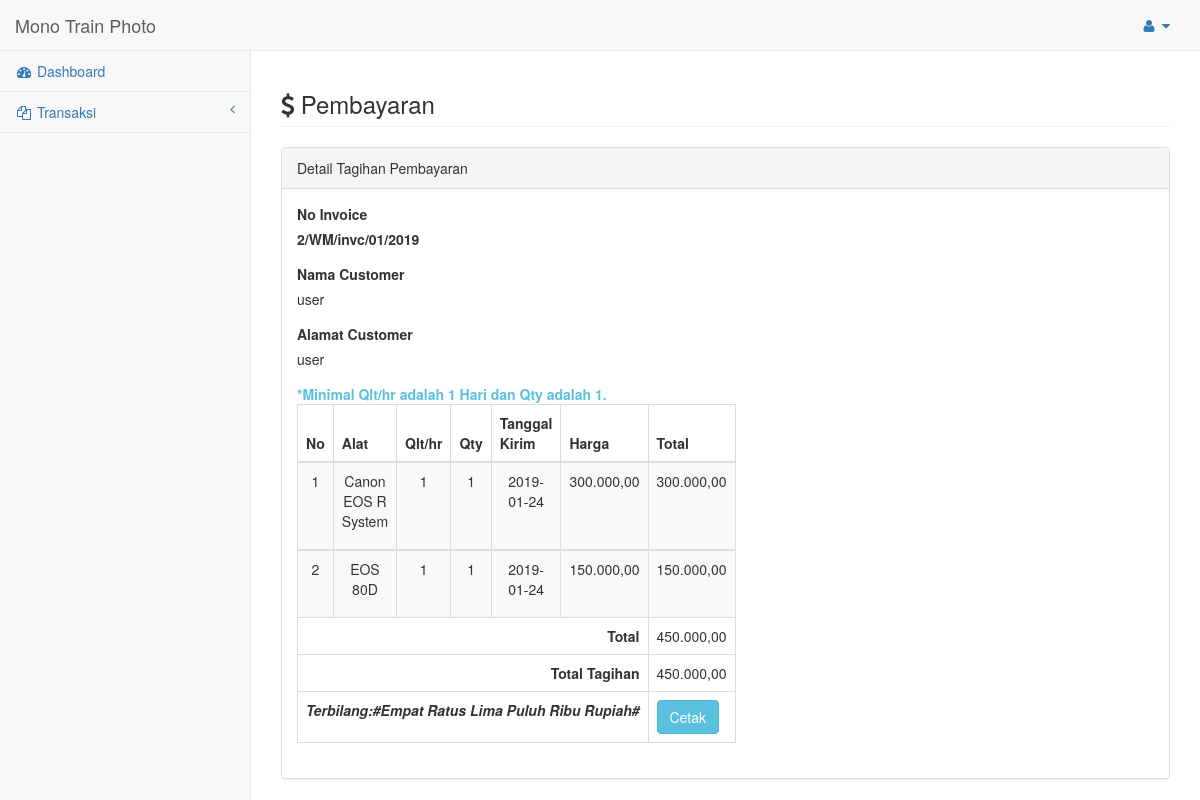
Page /main/index.php?view=pembayaran_detail_user&id_sewa=2 (signed in) on the committed database.
### tables this page shows
CREATE TABLE `sewa` (
  `sewa_id` int(100) NOT NULL,
  `sewa_id_user` int(100) NOT NULL,
  `sewa_status` int(2) NOT NULL,
  `sewa_invoice` varchar(100) NOT NULL,
  `sewa_customer` varchar(100) NOT NULL,
  `sewa_alamat` text NOT NULL
);

CREATE TABLE `detail_sewa` (
  `id_sewa` int(100) NOT NULL,
  `id_ab` int(100) NOT NULL,
  `jumlah_jam` int(100) NOT NULL,
  `qty` int(100) NOT NULL,
  `tanggal_kirim` date NOT NULL,
  `harga` int(100) NOT NULL,
  `total` int(100) NOT NULL,
  `status_peminjaman` int(100) NOT NULL COMMENT '0 : Dalam masa penyewaan 1 : dikembalikan'
);

CREATE TABLE `camera` (
  `cm_id` int(100) NOT NULL,
  `cm_nama` varchar(100) NOT NULL,
  `cm_harga` int(100) NOT NULL,
  `cm_keterangan` text NOT NULL,
  `cm_status` int(10) NOT NULL,
  `cm_kategori_id` int(100) NOT NULL,
  `cm_foto` varchar(100) DEFAULT NULL,
  `cm_jumlah_ketersediaan` int(100) NOT NULL
);

### main/template/page.php (called while the page is built)
<?php
include_once 'header.php';
include_once 'footer.php';
?>

### main/view/konversi.php (called while the page is built, shortened)
<?php
function kekata($x) {
	$x = abs($x);
	$angka = array("", "satu", "dua", "tiga", "empat", "lima",
		"enam", "tujuh", "delapan", "sembilan", "sepuluh", "sebelas");
	$temp = "";
		if ($x <12) {
			$temp = " ". $angka[$x];
			} else if ($x <20) {
				$temp = kekata($x - 10). " belas";
				} else if ($x <100) {
					$temp = kekata($x/10)." puluh". kekata($x % 10);
					} else if ($x <200) {
						$temp = " seratus" . kekata($x - 100);
						} else if ($x <1000) {
							$temp = kekata($x/100) . " ratus" . kekata($x % 100);
							} else if ($x <2000) {
								$temp = " seribu" . kekata($x - 1000);
								} else if ($x <1000000) {
									$temp = kekata($x/1000) . " ribu" . kekata($x % 1000);
									} else if ($x <1000000000) {
										$temp = kekata($x/1000000) . " juta" . kekata($x % 1000000);
										} else if ($x <1000000000000) {
											$temp = kekata($x/1000000000) . " milyar" . kekata(fmod($x,1000000000));
											} else if ($x <1000000000000000) {
												$temp = kekata($x/1000000000000) . " trilyun" . kekata(fmod($x,1000000000000));
											}
											return $temp;
										}
										function terbilang($x, $style=4) {
											if($x<0) {
												$hasil = "minus ". trim(kekata($x));
												} else {
													$hasil = trim(kekata($x));
												}
												switch ($style) {
													case 3:
													$hasil = ucwords($hasil);
													break;
												}
												return $hasil;
											}
											?>

### main/proses/pembayaran/user/detail.php (the view, shortened to what this page needs)
<?php
include_once 'template/menu/menu_user.php';
include_once 'view/konversi.php';
$detail_sewa = mysql_fetch_array(mysql_query("SELECT * FROM sewa s
	join detail_sewa ds on ds.id_sewa = s.sewa_id
	join camera ab on ab.cm_id = ds.id_ab
	left join bayar b on b.bayar_sewa_id = s.sewa_id
	where s.sewa_id = '$_GET[id_sewa]'
	"));
function rupiah($jml) {
	$int = number_format($jml, 2, ',','.');
	return $int;
}
?>
<div id="page-wrapper">
	<div class="row">
		<div class="col-lg-12" align="left">
			<h3 class="page-header"><i class="fa fa-dollar">&nbsp;</i>Pembayaran</h3>
		</div>
	</div>
	<div class="row">
		<div class="col-lg-12">
			<div class="panel panel-default">
				<div class="panel-heading">
					Detail Tagihan Pembayaran
				</div>
				<div class="panel-body">
					<div class="row">
						<div class="col-lg-6">
							<form role="form" method="post" action="index.php?view=pembayaran_add" enctype="multipart/form-data">
								<div class="form-group">
									<label>No Invoice</label>
									<p><b><?php echo $detail_sewa['sewa_invoice'];?></b></p>
								</div>
								<div class="form-group">
									<label>Nama Customer</label>
									<p><?php echo $detail_sewa['sewa_customer'];?></p>
								</div>
								<div class="form-group">
									<label>Alamat Customer</label>
									<p><?php echo $detail_sewa['sewa_alamat'];?></p>
								</div>
								<div class="form-group">
									<div class="form-group">
										<span style="color:#5bc0de"><b>*Minimal Qlt/hr adalah 1 Hari dan Qty adalah 1.</b></span>
		<table id="tableAlatBerat" class="table table-striped table-bordered table-hover">
			<thead>
				<tr>
					<th>No</th>
					<th>Alat</th>
					<th>Qlt/hr</th>
					<th>Qty</th>
					<th>Tanggal Kirim</th>
					<th>Harga</th>
					<th>Total</th>
				</tr>
			</thead>
			<?php
			$total = 0;
			$no =1;
			$qry = mysql_query("SELECT * from sewa s join detail_sewa ds on ds.id_sewa = s.sewa_id join camera ab on ab.cm_id = ds.id_ab where sewa_id = '$_GET[id_sewa]'");
			while ($list = mysql_fetch_array($qry))
				{ ?>
					<tbody>
						<tr class="even barang_tr barang_tr_new">
							<td style="width: 2%" align="center"><?php echo $no++?></td>
							<td align="center">
								<p><?php echo $list['cm_nama']?></p>
							</td>
							<td style="width: 10%" align="center">
								<p><?php echo $list['jumlah_jam']?></p>
							</td>
							<td style="width: 10%" align="center">
								<?php echo $list['qty']?>
							</td>
							<td style="width: 10%" align="center">
								<?php echo $list['tanggal_kirim']?>
							</td>
							<td style="width: 10%" align="center">
								<?php echo rupiah($list['harga']);?>
							</td>
							<td style="width: 10%;" align="center">
								<?php echo rupiah($list['jumlah_jam']*$list['qty']*$list['harga']);?>
							</td>
						</tr>
					</tbody>
					<?php
					$total += $list['jumlah_jam']*$list['qty']*$list['harga'];
				}
				$nilaitotal = $total;
				?>
				<tfoot>
					<tr>
						<td colspan="6" align="right"><b>Total</b></td>
						<td ><span id="Total" style="width: 7em;"><?php echo rupiah($total);?></span></td>
					</tr>
					<tr>
						<td colspan="6" align="right"><b>Total Tagihan</b></td>
						<td style="width: 7em;"><span id="total_tagihan"><?php echo rupiah($nilaitotal);?></span></td>
					</tr>
					<?php if ($detail_sewa['bayar_status']==1) {?>
						<tr>
							<td colspan="6" align="right"><i><b>Terbilang:#<?php echo terbilang($nilaitotal,3)?> Rupiah#</b></i></td>
							<td style="width: 7em;"> <span id="SCETAK"><input type="button" class="btn btn-info" value="Cetak" onClick="cetak()"/></td>
							</tr>
						<?php } ?>
					</tfoot>
				</table>
											</div>
										</div>
								</form>
							</div>
						</div>
					</div>
				</div>
			</div>
		</div>
	</div>
	<?php include_once 'template/footer.php';?>

### rows in the picture
sewa: sewa_invoice "2/WM/invc/01/2019", sewa_customer "user", sewa_alamat "user"
detail_sewa: id_ab.cm_nama "Canon EOS R System", jumlah_jam "1", qty "1", tanggal_kirim "2019-01-24", harga "300.000,00", rupiah($list['jumlah_jam']*$list['qty']*$list['harga']) "300.000,00"
detail_sewa: id_ab.cm_nama "EOS 80D", jumlah_jam "1", qty "1", tanggal_kirim "2019-01-24", harga "150.000,00", rupiah($list['jumlah_jam']*$list['qty']*$list['harga']) "150.000,00"

### other values in the picture
rupiah($total) "450.000,00"
rupiah($nilaitotal) "450.000,00"
terbilang($nilaitotal,3) "Empat Ratus Lima Puluh Ribu"
